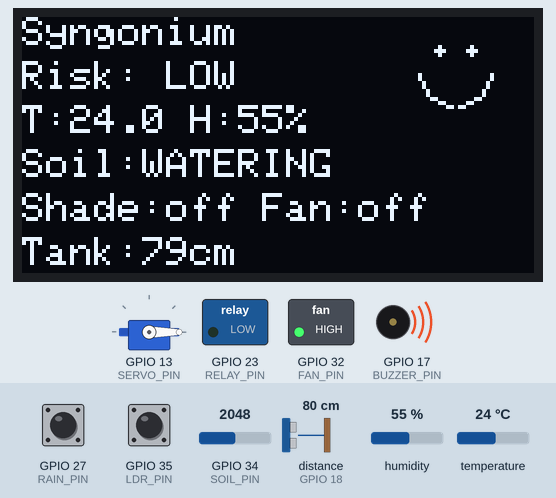
The sketch below on a simulated ESP32. Parts: 128×64 one-colour display, servo, switched loads named in the sketch (green lamp = pin HIGH), buzzer (waves = sounding, pin HIGH). Wiring (inferred from the names in the program): ultrasonic range finder: trigger GPIO 5; echo GPIO 18. The test bench sets the inputs (shaded band); at power-on: humidity 55 %, temperature 24 °C, GPIO 34 (SOIL_PIN) = 2048, GPIO 27 (RAIN_PIN) HIGH, GPIO 35 (LDR_PIN) HIGH, distance to the obstacle (sensor on GPIO 18) 80 cm. The echo pulse lasts 58.3 µs per cm; WiFi joins after 1.5 s; servers stay silent unless stated; uploads are accepted with an empty reply; pins used as bus, display or sensor lines are not drawn; what the sketch prints to the serial monitor is not drawn.

Above: at 2.7 s.
2.8 s: humidity set to 78 %
At 5.6 s:
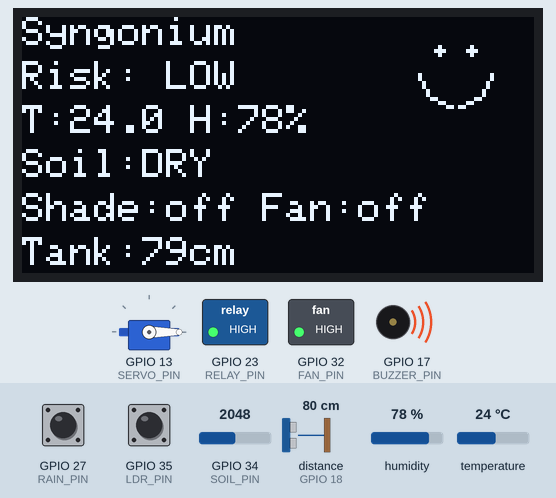
6.6 s: humidity set to 81 %
At 9.3 s:
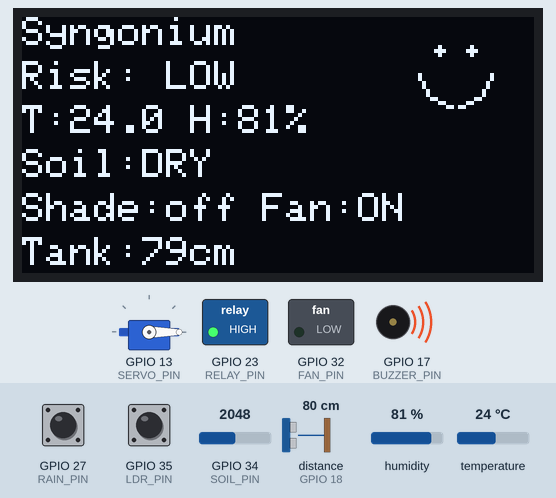
10.1 s: temperature set to 29.7 °C
At 11.8 s:
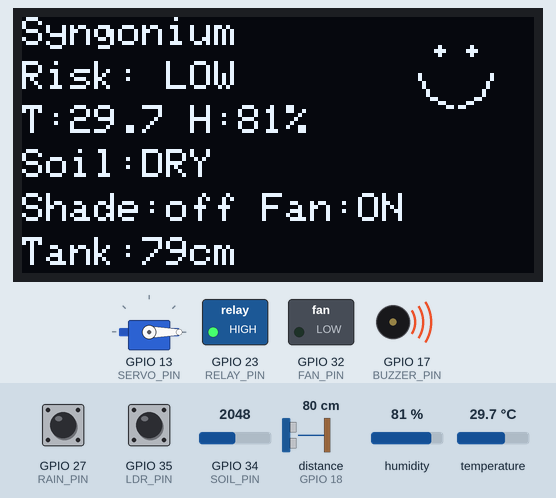
12.6 s: temperature set to 30.8 °C
At 14.1 s:
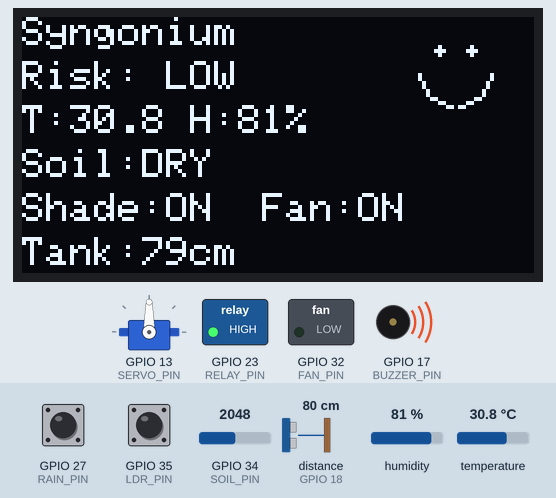
14.8 s: GPIO 34 (SOIL_PIN) set to 1979
16.9 s: GPIO 34 (SOIL_PIN) set to 1910
At 19.0 s:
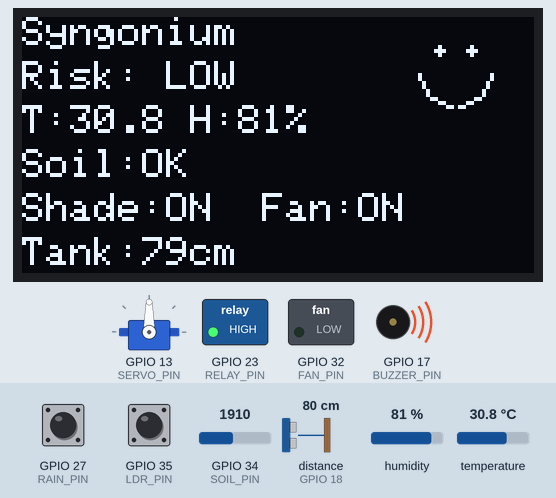
Timing chart, 0 to 20.5 s (numbered marks = the images above; inputs shaded):
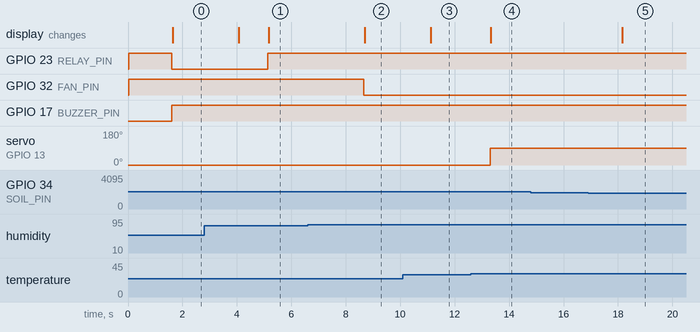

Measured:
- the behaviour switches between 79 and 80 % on humidity (found by bisection; images 1 and 2)
- the behaviour switches between 30 and 30.1 °C on temperature (found by bisection; images 3 and 4)
- the behaviour switches between 1951 and 1950 on GPIO 34 (SOIL_PIN) (found by bisection; images 4 and 5)
- after the input at 2.8 s, the display: first changes after 1.3 s (image 1 shows a later state)
- after the input at 6.6 s, GPIO 32 (FAN_PIN): HIGH → LOW after 2.1 s; the display: changes after 2.1 s (image 2)
- after the input at 10.1 s, the display: changes after 1.0 s (image 3)
- after the input at 12.6 s, servo on GPIO 13 (SERVO_PIN): 0° → 90° after 0.70 s; the display: changes after 0.73 s (image 4)
- after the input at 14.8 s, every drawn part: stays the same
- after the input at 16.9 s, the display: changes after 1.3 s (image 5)

The sketch:

phytocast.ino
```cpp
/*
  PhytoCast — Combined Sketch, tuned for Syngonium podophyllum (arrowhead plant)
  ------------------------------------------------------------------------------
  All thresholds live in the PLANT PROFILE block below. Swapping to another
  plant means editing only that block -- the logic stays the same.

  Why these numbers (Syngonium care basics):
    - Comfortable at ~18-27 C; heat stress above ~30 C; cold stress below ~15 C.
    - Wants bright INDIRECT light. Direct sun scorches leaves, and variegated
      cultivars (like this one) burn more easily -> shade on bright light.
    - Most common killer is root rot from soggy soil -> water in short pulses,
      let it soak in before re-checking, and never water while it's raining.
    - Bacterial / fungal leaf spot is favoured by warm (~20-30 C), very humid,
      still air -> airflow (fan) helps; sustained conditions raise risk.

  LED left out -- still needs a current-limiting resistor.

  Power: DHT22/OLED/ultrasonic/rain/soil/LDR -> 3V3 rail.
  PIR/relay coil/servo -> VIN rail. Pump + fan -> relay channels, powered by
  the external 5V adapter.
*/

#include "DHT.h"
#include <Adafruit_GFX.h>
#include <Adafruit_SSD1306.h>
#include <ESP32Servo.h>
#include <HTTPClient.h>
#include <WiFi.h>
#include <Wire.h>

// ================= DASHBOARD (M6) =================
// ESP32 only joins 2.4 GHz WiFi. Laptop must be on the same network.
// Laptop IP: run `ipconfig` on the laptop, use its IPv4 address.
#include "secrets.h"   // WIFI_SSID, WIFI_PASS, DASH_URL (copy secrets.example.h)
const unsigned long POST_EVERY_MS = 3000;
// ===================================================

// ================= PLANT PROFILE: Syngonium podophyllum =================
const char *PLANT_NAME = "Syngonium";
const float TEMP_COLD = 15.0;        // below: cold stress, no fan
const float TEMP_HOT = 30.0;         // above: heat stress -> shade + fan
const float DISEASE_TEMP_MIN = 20.0; // leaf-spot favourable band
const float DISEASE_TEMP_MAX = 30.0;
const float DISEASE_HUMIDITY =
    85.0;                           // sustained humidity above this raises risk
const float AIRFLOW_HUM_ON = 80.0;  // warm + above this -> fan for airflow
const float AIRFLOW_HUM_OFF = 75.0; // fan releases only below this (no flicker)
const int SOIL_DRY = 1950;          // calibrated in this pot (dry ~2150-2230)
const unsigned long PUMP_PULSE_MS = 3000; // short pulse, avoids flooding
const unsigned long SOAK_MS = 60000; // let water percolate before re-checking
// =======================================================================

// Reservoir alert -- distance from ultrasonic to water surface.
const long TANK_LOW_CM = 15;               // TUNE to the real reservoir
const unsigned long PIR_WARMUP_MS = 60000; // PIR ignored while it settles

#define DHT_PIN 4
#define DHT_TYPE DHT22
#define ULTRA_TRIG 5
#define ULTRA_ECHO 18
#define RAIN_PIN 27
#define PIR_PIN 19
#define SOIL_PIN 34
#define RELAY_PIN 23 // channel 1 -- pump
#define FAN_PIN 32   // channel 2 -- fan
#define LDR_PIN 35
#define SERVO_PIN 13
#define BUZZER_PIN 17

DHT dht(DHT_PIN, DHT_TYPE);
Adafruit_SSD1306 display(128, 64, &Wire, -1);
Servo coverServo;

int favourableCount = 0;
unsigned long pumpStartedAt = 0;
unsigned long lastWateredAt = 0;
bool pumping = false;
bool everWatered = false;
bool humidFan = false;
unsigned long lastPost = 0;

void postToDashboard(const char *json) {
  static bool wasConnected = false;
  bool connected = WiFi.status() == WL_CONNECTED;
  if (connected != wasConnected) {
    wasConnected = connected;
    Serial.print(connected ? "[WiFi connected, ESP32 IP: " : "[WiFi lost");
    if (connected) Serial.print(WiFi.localIP());
    Serial.println("]");
  }
  if (!connected)
    return;
  HTTPClient http;
  http.setConnectTimeout(
      800); // don't stall the plant logic if the laptop is off
  http.setTimeout(800);
  http.begin(DASH_URL);
  http.addHeader("Content-Type", "application/json");
  int code = http.POST(String(json));
  http.end();
  if (code <= 0)
    Serial.println("[dashboard unreachable]");
}

void drawBMOFace(int x, int y) {
  display.fillCircle(x, y, 1, SSD1306_WHITE);
  display.fillCircle(x + 8, y, 1, SSD1306_WHITE);
  display.drawCircleHelper(x + 4, y + 5, 9, 0xC, SSD1306_WHITE);
}

long readDistanceOnce() {
  digitalWrite(ULTRA_TRIG, LOW);
  delayMicroseconds(2);
  digitalWrite(ULTRA_TRIG, HIGH);
  delayMicroseconds(10);
  digitalWrite(ULTRA_TRIG, LOW);
  long duration = pulseIn(ULTRA_ECHO, HIGH, 25000);
  if (duration == 0)
    return -1;
  return duration * 0.034 / 2;
}

// Median of 3 readings -- throws out a single stray echo (e.g. a random 190
// cm).
long readDistanceCM() {
  long a = readDistanceOnce();
  delay(30);
  long b = readDistanceOnce();
  delay(30);
  long c = readDistanceOnce();
  if ((a <= b && b <= c) || (c <= b && b <= a))
    return b;
  if ((b <= a && a <= c) || (c <= a && a <= b))
    return a;
  return c;
}

void setup() {
  Serial.begin(115200);
  dht.begin();

  Wire.begin(21, 22);
  if (!display.begin(SSD1306_SWITCHCAPVCC, 0x3C)) {
    Serial.println("OLED not found - check wiring/address (try 0x3D)");
  }
  display.setTextColor(SSD1306_WHITE);

  pinMode(ULTRA_TRIG, OUTPUT);
  pinMode(ULTRA_ECHO, INPUT);
  pinMode(RAIN_PIN, INPUT);
  pinMode(PIR_PIN, INPUT_PULLDOWN); // reads 0 if the PIR wire is ever loose
  pinMode(LDR_PIN, INPUT);

  pinMode(RELAY_PIN, OUTPUT);
  digitalWrite(RELAY_PIN, HIGH); // active-low: HIGH = off
  pinMode(FAN_PIN, OUTPUT);
  digitalWrite(FAN_PIN, HIGH);
  pinMode(BUZZER_PIN, OUTPUT);
  digitalWrite(BUZZER_PIN, LOW);

  coverServo.attach(SERVO_PIN);
  coverServo.write(0);

  WiFi.mode(WIFI_STA);
  WiFi.begin(WIFI_SSID, WIFI_PASS);
  unsigned long t0 = millis();
  while (WiFi.status() != WL_CONNECTED && millis() - t0 < 20000)
    delay(250);
  wl_status_t ws = WiFi.status();
  if (ws == WL_CONNECTED) {
    Serial.print("WiFi connected, ESP32 IP: ");
    Serial.println(WiFi.localIP());
  } else {
    Serial.print("WiFi not connected (");
    Serial.print(ws == WL_NO_SSID_AVAIL ? "network not found -- off, hidden, or 5 GHz"
               : ws == WL_CONNECT_FAILED ? "wrong password or WPA3 security"
                                         : "timed out");
    Serial.println(") -- running offline, will keep retrying");
  }
}

void loop() {
  unsigned long now = millis();

  // ---------- read everything ----------
  float temp = dht.readTemperature();
  float hum = dht.readHumidity();
  bool dhtOk = !isnan(temp) && !isnan(hum);
  int soil = analogRead(SOIL_PIN);
  bool bright = digitalRead(LDR_PIN) == LOW; // confirmed: LOW = bright
  bool raining = digitalRead(RAIN_PIN) == LOW;
  bool pirReady = now > PIR_WARMUP_MS;
  bool motion = pirReady && digitalRead(PIR_PIN) == HIGH;
  long tankCM = readDistanceCM();

  // ---------- M1: leaf-spot risk forecast ----------
  bool favourable = dhtOk && temp >= DISEASE_TEMP_MIN &&
                    temp <= DISEASE_TEMP_MAX && hum >= DISEASE_HUMIDITY;
  if (favourable)
    favourableCount++;
  else if (favourableCount > 0)
    favourableCount--;
  String risk = favourableCount == 0  ? "LOW"
                : favourableCount < 5 ? "MEDIUM"
                                      : "HIGH";

  // ---------- M2: irrigation -- short pulses, soak, never in rain ----------
  bool soilDry = soil > SOIL_DRY;
  bool soaked = !everWatered || (now - lastWateredAt) > SOAK_MS;
  if (!pumping && soilDry && !raining && soaked) {
    pumping = true;
    pumpStartedAt = now;
  }
  if (pumping && (now - pumpStartedAt) >= PUMP_PULSE_MS) {
    pumping = false;
    lastWateredAt = now;
    everWatered = true;
  }
  digitalWrite(RELAY_PIN, pumping ? LOW : HIGH);

  // ---------- M3: climate response ----------
  bool tooHot = dhtOk && temp > TEMP_HOT;
  bool tooCold = dhtOk && temp < TEMP_COLD;
  if (dhtOk && hum >= AIRFLOW_HUM_ON && temp >= DISEASE_TEMP_MIN)
    humidFan = true;
  else if (!dhtOk || hum < AIRFLOW_HUM_OFF || temp < DISEASE_TEMP_MIN)
    humidFan = false;

  bool shade = bright || tooHot; // protect variegated leaves
  bool fanOn = !tooCold && (tooHot || humidFan || risk == "HIGH");
  coverServo.write(shade ? 90 : 0);
  digitalWrite(FAN_PIN, fanOn ? LOW : HIGH);

  // ---------- M4 + M5: tank alert, pest deterrent ----------
  bool tankLow = (tankCM > TANK_LOW_CM || tankCM < 0);
  digitalWrite(BUZZER_PIN, (motion || tankLow) ? HIGH : LOW);

  // ---------- Serial ----------
  Serial.print(PLANT_NAME);
  Serial.print(" | T:");
  Serial.print(temp, 1);
  Serial.print(" H:");
  Serial.print(hum, 0);
  Serial.print(" Risk:");
  Serial.print(risk);
  Serial.print(" | Soil:");
  Serial.print(soil);
  Serial.print(pumping   ? "(WATERING)"
               : soilDry ? (raining ? "(dry, rain-skip)" : "(dry, soaking)")
                         : "(ok)");
  Serial.print(" | Shade:");
  Serial.print(shade);
  Serial.print(" Fan:");
  Serial.print(fanOn);
  Serial.print(tooHot           ? "(heat)"
               : humidFan       ? "(humid)"
               : risk == "HIGH" ? "(risk)"
                                : "");
  Serial.print(" | Tank:");
  Serial.print(tankCM);
  Serial.print("cm");
  Serial.print(tankLow ? "(LOW)" : "");
  Serial.print(" Rain:");
  Serial.print(raining);
  Serial.print(" Motion:");
  Serial.println(pirReady ? (motion ? "1" : "0") : "warming");

  // ---------- Dashboard ----------
  if (now - lastPost >= POST_EVERY_MS) {
    lastPost = now;
    const char *soilState = pumping   ? "watering"
                            : soilDry ? (raining ? "rain-skip" : "soaking")
                                      : "ok";
    const char *fanReason = !fanOn     ? ""
                            : tooHot   ? "heat"
                            : humidFan ? "humid"
                                       : "risk";
    char t[12], h[12];
    if (dhtOk) {
      snprintf(t, sizeof(t), "%.1f", temp);
      snprintf(h, sizeof(h), "%.0f", hum);
    } else {
      strcpy(t, "null");
      strcpy(h, "null");
    }
#define JB(x) ((x) ? "true" : "false")
    char json[480];
    snprintf(json, sizeof(json),
             "{\"plant\":\"%s\",\"temp\":%s,\"humidity\":%s,\"risk\":\"%s\","
             "\"soil_raw\":%d,"
             "\"soil_state\":\"%s\",\"pumping\":%s,\"shade\":%s,\"bright\":%s,"
             "\"fan\":%s,"
             "\"fan_reason\":\"%s\",\"tank_cm\":%ld,\"tank_low\":%s,\"rain\":%"
             "s,\"motion\":%s}",
             PLANT_NAME, t, h, risk.c_str(), soil, soilState, JB(pumping),
             JB(shade), JB(bright), JB(fanOn), fanReason, tankCM, JB(tankLow),
             JB(raining), JB(motion));
    postToDashboard(json);
  }

  // ---------- OLED ----------
  display.clearDisplay();
  display.setTextSize(1);
  display.setCursor(0, 0);
  display.print(PLANT_NAME);
  display.setCursor(0, 11);
  display.print("Risk: ");
  display.println(risk);
  display.setCursor(0, 22);
  display.print("T:");
  display.print(temp, 1);
  display.print(" H:");
  display.print(hum, 0);
  display.println("%");
  display.setCursor(0, 33);
  display.print("Soil:");
  display.println(pumping ? "WATERING" : soilDry ? "DRY" : "OK");
  display.setCursor(0, 44);
  display.print("Shade:");
  display.print(shade ? "ON " : "off");
  display.print(" Fan:");
  display.println(fanOn ? "ON" : "off");
  display.setCursor(0, 55);
  display.print("Tank:");
  display.print(tankCM);
  display.print("cm ");
  display.print(motion ? "MOTION" : "");
  drawBMOFace(104, 8);
  display.display();

  delay(1000);
}
```

secrets.example.h
```cpp
// Copy this file to secrets.h (same folder) and fill in your own values.
// ESP32 joins 2.4 GHz WiFi only. DASH_URL is the laptop running Dashboard/app.py.
#pragma once
const char *WIFI_SSID = "your-2.4GHz-network";
const char *WIFI_PASS = "your-wifi-password";
const char *DASH_URL = "http://192.168.0.10:5000/update";
```
